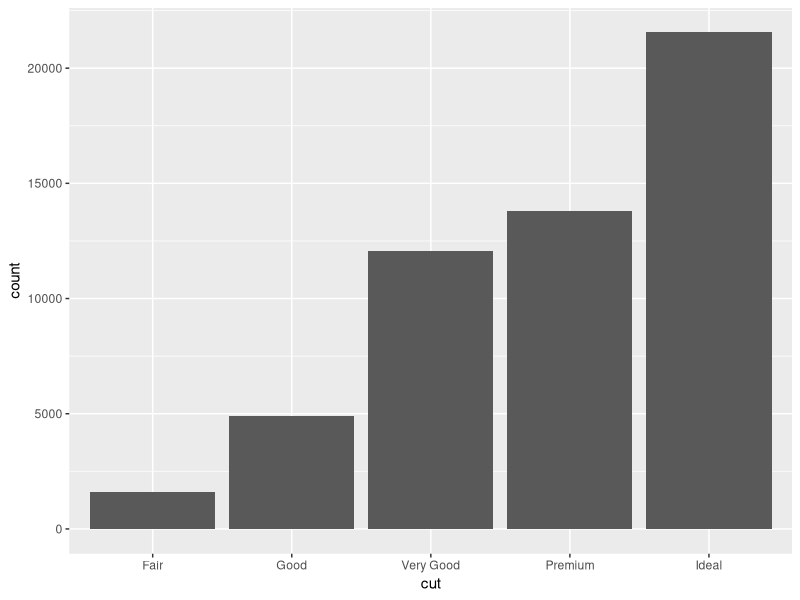
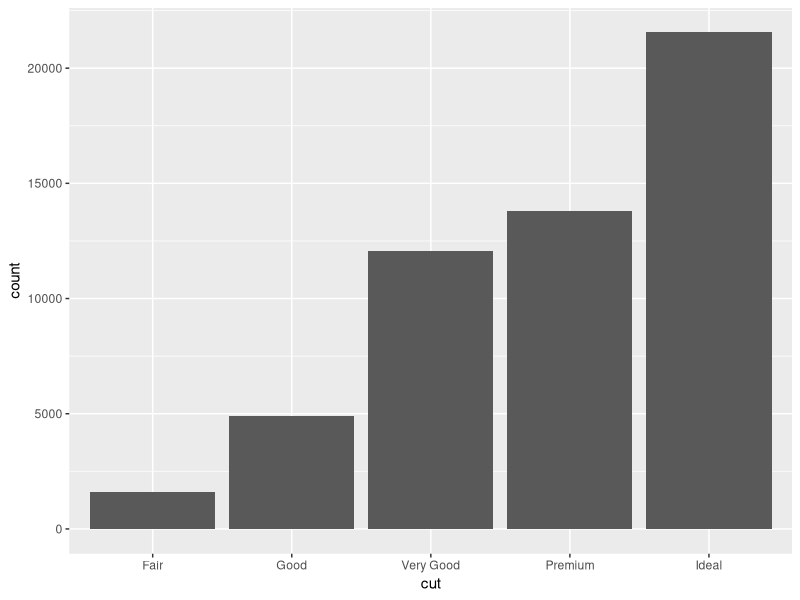
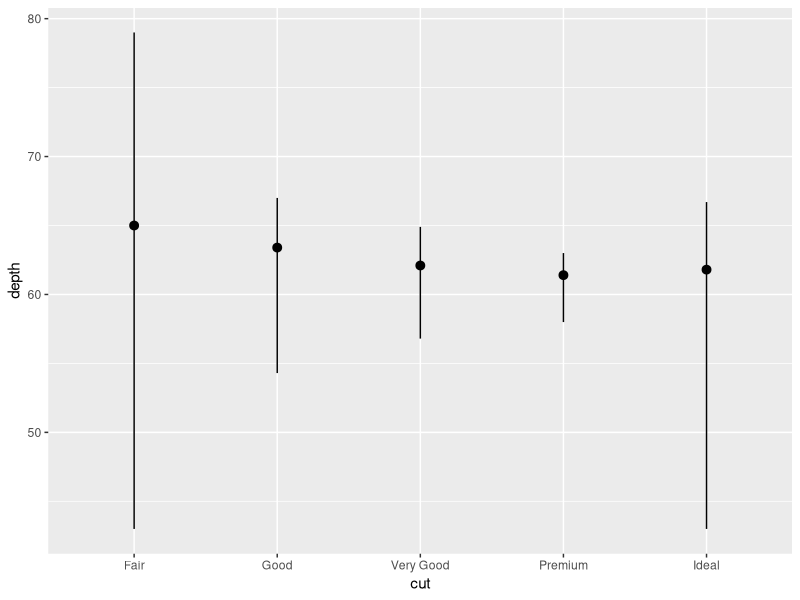
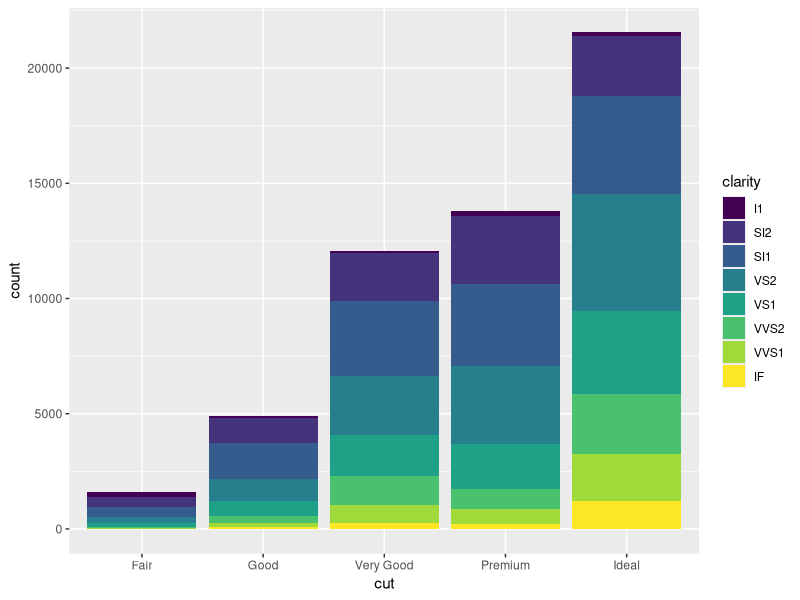
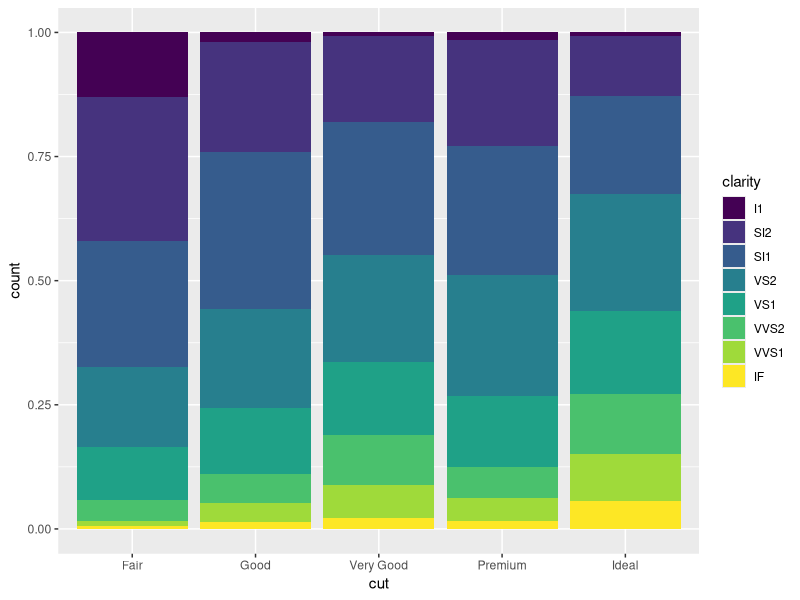
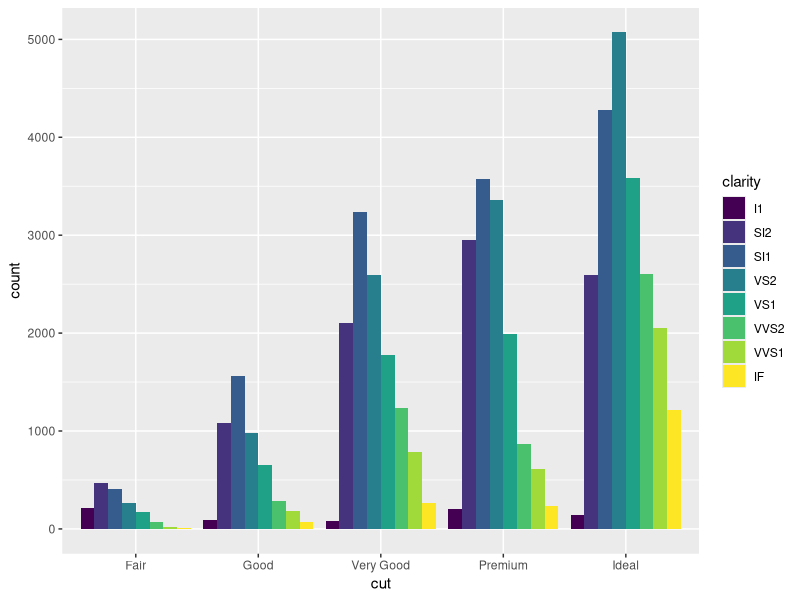
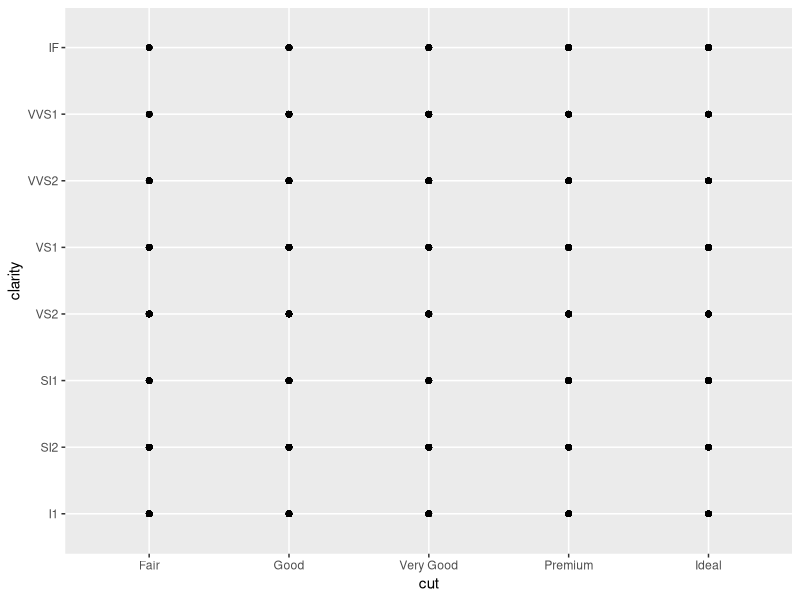
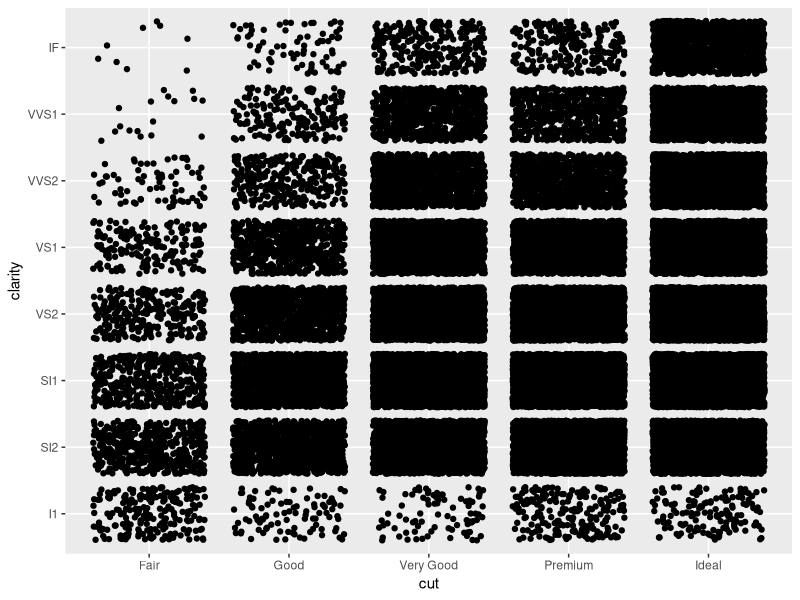

Here is the R script that generated these plots, in order:
# Exercise 1: advanced ggplot2 practice

# Install and load the `ggplot2` package
#install.packages('ggplot2')
library('ggplot2')

# For this exercise you will again be working with the `diamonds` data set.
# Use `?diamonds` to review details about this data set
?diamonds

## Statistical Transformations

# Draw a bar chart of the diamonds data, organized by cut
# Each bar's height is based on the "count" (number) of diamonds with that cut
ggplot(data = diamonds) +
  geom_bar(mapping = aes(x=cut))

# Use the `stat_count` to apply the statistical transformation "count" to the 
# diamonds by cut. You do not need a separate geometry layer!
ggplot(data = diamonds) +
  stat_count(mapping = aes(x=cut))

# Use the `stat_summary` function to draw a chart with a summary layer.
# Map the x-position to diamond `cut`, and the y-position to diamond `depth`
# Bonus: use `min` as the function ymin, `max` as the function ymax, and `median` 
# as the function y
ggplot(data = diamonds) +
  stat_summary(mapping = aes(x = cut, y = depth),
               fun.ymin = min, fun.ymax = max, fun.y = median)


## Position Adjustments

# Draw a bar chart of diamonds organized by cut, with each bar filled by clarity.
# You should see a _stacked_ bar chart.
ggplot(data = diamonds) +
  geom_bar(mapping = aes(x = cut, fill = clarity))

# Draw the same chart again, but with each element positioned to "fill" the y axis
ggplot(data = diamonds) +
  geom_bar(mapping = aes(x = cut, fill = clarity), position = "fill")

# Draw the same chart again, but with each element positioned to "dodge" each other
ggplot(data = diamonds) +
  geom_bar(mapping = aes(x = cut, fill = clarity), position = "dodge")

# Draw a plot with point geometry with the x-position mapped to `cut` and the 
# y-position mapped to `clarity`
# This creates a "grid" grouping the points
ggplot(data = diamonds) +
  geom_point(mapping = aes(x = cut, y = clarity))

# Use the "jitter" position adjustment to keep the points from all overlapping!
# (This works a little better with a sample of diamond data, such as from the 
# previous exercise).
ggplot(data = diamonds) +
  geom_point(mapping = aes(x = cut, y = clarity), position = "jitter")


## Scales

# Draw a "boxplot" (with `geom_boxplot`) for the diamond's price (y) by color (x)
ggplot(data = diamonds) +
  geom_boxplot(mapping = aes(x=color, y=price))

# This has a lot of outliers, making it harder to read. To fix this, draw the 
# same plot but with a _logarithmic_ scale for the y axis.
ggplot(data = diamonds) +
  geom_boxplot(mapping = aes(x=color, y=price)) +
  scale_y_log10()

# For another version, draw the same plot but with `violin` geometry instead of 
# `boxplot` geometry!
# How does the logarithmic scale change the data presentation?
ggplot(data = diamonds) +
  geom_violin(mapping = aes(x=color, y=price)) +
  scale_y_log10()

# Another interesting plot: draw a plot of the diamonds price (y) by carat (x), 
# using a heatmap of 2d bins (geom_bin2d)
# What happens when you make the x and y channels scale logarithmically?
ggplot(data = diamonds) +
  geom_bin2d(mapping = aes(x=carat, y=price)) +
  scale_x_log10() +
  scale_y_log10()

# Draw a scatter plot for the diamonds  price (y) by carat (x). Color each point
# by the clarity (Remember, this will take a while. Use a sample of the diamonds 
# for faster results)
ggplot(data = diamonds) +
  geom_point(mapping = aes(x = carat, y = price, color = clarity))

# Change the color of the previous plot using a ColorBrewer scale of your choice. 
# What looks nice?
ggplot(data = diamonds) +
  geom_point(mapping = aes(x = carat, y = price, color = clarity)) +
  scale_color_brewer(palette = "Spectral")


## Coordinate Systems

# Draw a bar chart with x-position and fill color BOTH mapped to cut
# For best results, SET the `width` of the geometry to be 1 (fill plot, no space
# between)
# TIP: You can save the plot to a variable for easier modifications
bar <- ggplot(data = diamonds) +
  geom_bar(mapping = aes(x = cut, fill = cut), width=1)
bar

# Draw the same chart, but with the coordinate system flipped
bar + coord_flip()

# Draw the same chart, but in a polar coordinate system. It's a Coxcomb chart!
bar + coord_polar()


## Facets

# Take the scatter plot of price by carat data (colored by clarity) and add 
# _facets_ based on the diamond's `color`
ggplot(data = diamonds) +
  geom_point(mapping = aes(x = carat, y = price, color = clarity)) +
  scale_color_brewer(palette = "Spectral") +
  facet_wrap(~color)


## Saving Plots

# Use the `ggsave()` function to save the current (recent) plot to disk.
# Name the output file "my-plot.png".
# Make sure you've set the working directory!!
ggsave("my-plot.png")
